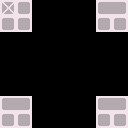

Below is a game level as drawn by its tile map, then a one-line description and the .tmx file that defines it, in full:
An orthogonal 16x16 tile map with 8x8 px tiles, 1 tile layer (Tile Layer 1).

<map version="1.0" tiledversion="1.1.3" orientation="orthogonal" renderorder="right-down" width="16" height="16" tilewidth="8" tileheight="8" infinite="0" nextobjectid="1">
 <tileset firstgid="1" name="tiles" tilewidth="8" tileheight="8" tilecount="256" columns="16">
  <image source="../pub/assets/tiles.png" width="128" height="128" />
 </tileset>
 <layer name="Tile Layer 1" width="16" height="16">
  <data encoding="csv">
199,232,227,228,0,0,0,0,0,0,0,0,193,194,195,196,
247,216,243,244,0,0,0,0,0,0,0,0,209,210,211,212,
227,228,225,226,0,0,0,0,0,0,0,0,225,226,227,228,
243,244,241,242,0,0,0,0,0,0,0,0,241,242,243,244,
0,0,0,0,0,0,0,0,0,0,0,0,0,0,0,0,
0,0,0,0,0,0,0,0,0,0,0,0,0,0,0,0,
0,0,0,0,0,0,0,0,0,0,0,0,0,0,0,0,
0,0,0,0,0,0,0,0,0,0,0,0,0,0,0,0,
0,0,0,0,0,0,0,0,0,0,0,0,0,0,0,0,
0,0,0,0,0,0,0,0,0,0,0,0,0,0,0,0,
0,0,0,0,0,0,0,0,0,0,0,0,0,0,0,0,
0,0,0,0,0,0,0,0,0,0,0,0,0,0,0,0,
193,194,195,196,0,0,0,0,0,0,0,0,193,194,195,196,
209,210,211,212,0,0,0,0,0,0,0,0,209,210,211,212,
225,226,227,228,0,0,0,0,0,0,0,0,225,226,227,228,
241,242,243,244,0,0,0,0,0,0,0,0,241,242,243,244
</data>
 </layer>
</map>
